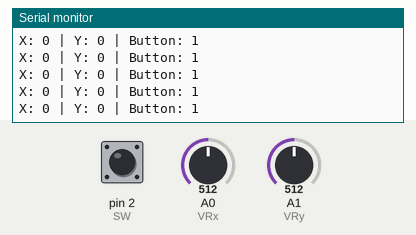
Simulated run of this sketch. Board: Arduino Uno, built with avr-gcc and run on an emulated ATmega328P. Shown: the last lines printed to the serial monitor. Inputs (shaded band) come from the test bench; at power-on: A0 (VRx) = 512, A1 (VRy) = 512, pin 2 (SW) HIGH.

Above: at 1.2 s.
1.3 s: A0 (VRx) set to 484
At 1.31 s:
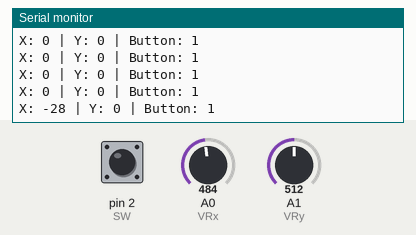
6.1 s: A1 (VRy) set to 492
At 7.1 s:
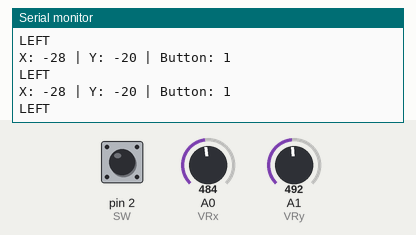

The sketch:

Joystick.ino
```cpp
int VRx = A0;
int VRy = A1;
int SW = 2;

int xPosition = 0;
int yPosition = 0;
int SW_state = 0;
int mapX = 0;
int mapY = 0;

void setup() {
  Serial.begin(9600);
  pinMode(VRx, INPUT);
  pinMode(VRy, INPUT);
  pinMode(SW, INPUT_PULLUP);

}

void loop() {
  xPosition = analogRead(VRx);
  yPosition = analogRead(VRy);
  SW_state = digitalRead(SW);
  xPosition = map(xPosition, 0, 1023, -512, 512);
  yPosition = map(yPosition, 0, 1023, -512, 512);

  Serial.print("X: ");
  Serial.print(xPosition);
  Serial.print(" | Y: ");
  Serial.print(yPosition);
  Serial.print(" | Button: ");
  Serial.println(SW_state);
  // ---------------
  if (yPosition < -20) {
    Serial.println("UP");
  }
  else if (yPosition > 500) {
    Serial.println("DOWN");
  }
  if (xPosition < -20) {
    Serial.println("LEFT");
  }
  else if (xPosition > 500) {
    Serial.println("RIGHT");
  }
  if (SW_state == LOW) {
    Serial.println("A");
  }
  delay(100);

}
```

Measured:
- after the input at 1.3 s, the serial monitor: prints a new line at once (image 1)
- after the input at 6.1 s, the serial monitor: prints a new line after 0.05 s (image 2)
